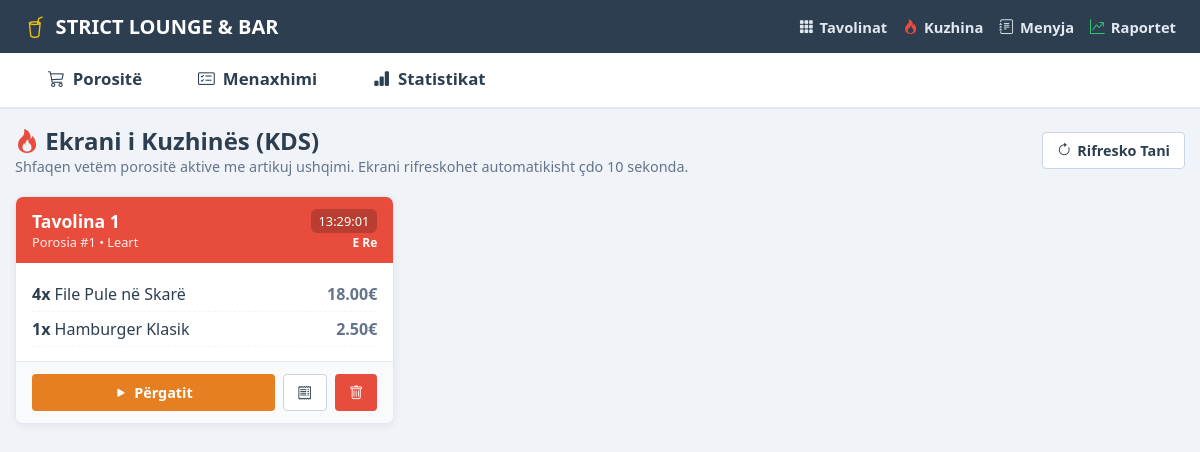
The page /kitchen on the database as committed earlier.
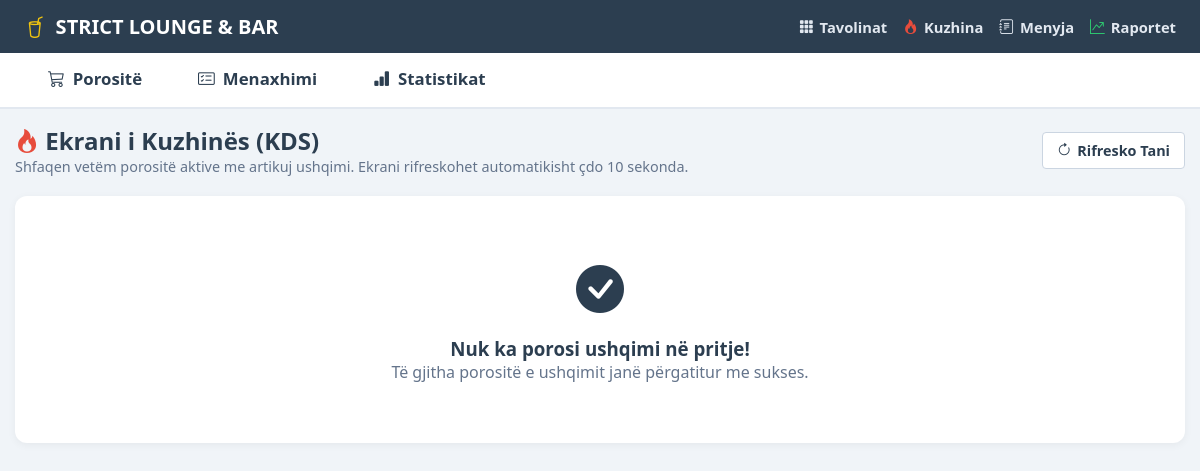
The same page on the database as committed later.
### tables this page shows
CREATE TABLE orders (
            id INTEGER PRIMARY KEY AUTOINCREMENT,
            table_number INTEGER NOT NULL,
            waiter_name TEXT NOT NULL,
            status TEXT NOT NULL DEFAULT 'E Re', -- 'E Re', 'Në Përgatitje', 'Gati', 'E Përfunduar'
            created_at TIMESTAMP DEFAULT CURRENT_TIMESTAMP,
            updated_at TIMESTAMP DEFAULT CURRENT_TIMESTAMP,
            payment_method TEXT DEFAULT 'Kesh', -- 'Kesh', 'Kartelë'
            total_amount REAL DEFAULT 0.0,
            notes TEXT DEFAULT ''
        );

CREATE TABLE order_items (
            id INTEGER PRIMARY KEY AUTOINCREMENT,
            order_id INTEGER NOT NULL,
            item_id INTEGER,
            item_name TEXT NOT NULL,
            unit_price REAL NOT NULL,
            quantity INTEGER NOT NULL DEFAULT 1,
            subtotal REAL NOT NULL,
            notes TEXT DEFAULT '',
            FOREIGN KEY (order_id) REFERENCES orders(id) ON DELETE CASCADE,
            FOREIGN KEY (item_id) REFERENCES menu_items(id) ON DELETE SET NULL
        );

### web/app.py (the view)
@app.get("/kitchen", response_class=HTMLResponse)
async def kitchen_page(request: Request):
    kitchen_orders = models.get_kitchen_orders(limit=100)
    pending_count = len([o for o in kitchen_orders if o["status"] == "E Re"])
    return templates.TemplateResponse(
        request=request,
        name="kitchen.html",
        context={
            "active_page": "kitchen",
            "restaurant_name": RESTAURANT_NAME,
            "orders": kitchen_orders,
            "pending_orders_count": pending_count,
            "is_authenticated": is_request_authenticated(request)
        }
    )

### web/templates/kitchen.html (shortened to what this page needs)
{% extends "base.html" %}
{% block content %}
<div style="margin-bottom: 20px; display: flex; justify-content: space-between; align-items: center;">
    <div>
        <h2 style="font-weight: 800; color: var(--accent-color);">
            <i class="bi bi-fire" style="color: #e74c3c;"></i> Ekrani i Kuzhinës (KDS)
        </h2>
    <p style="color: var(--text-muted); font-size: 0.9rem;">
        Shfaqen vetëm porositë aktive me artikuj ushqimi. Ekrani rifreskohet automatikisht çdo 10 sekonda.
    </p>
</div>
<div>
    <button class="btn btn-outline" onclick="window.location.reload()">
        <i class="bi bi-arrow-clockwise"></i> Rifresko Tani
    </button>
</div>
</div>
{% if not orders %}
<div style="background: white; padding: 60px; text-align: center; border-radius: 12px; box-shadow: 0 2px 8px rgba(0,0,0,0.05);">
    <i class="bi bi-check-circle-fill" style="font-size: 3rem; color: var(--color-success);"></i>
    <h3 style="margin-top: 15px; color: var(--accent-color);">Nuk ka porosi ushqimi në pritje!</h3>
    <p style="color: var(--text-muted);">Të gjitha porositë e ushqimit janë përgatitur me sukses.</p>
</div>
{% else %}
<div class="kitchen-grid">
{% for o in orders %}
<div class="kitchen-card">
    <div class="kitchen-card-header {% if o.status == 'E Re' %}status-re{% elif o.status == 'Në Përgatitje' %}status-pergatitje{% else %}status-gati{% endif %}">
        <div>
            <strong style="font-size: 1.1rem;">Tavolina {{ o.table_number }}</strong>
            <div style="font-size: 0.8rem; opacity: 0.9;">Porosia #{{ o.id }} &bull; {{ o.waiter_name }}</div>
        </div>
        <div style="text-align: right;">
            <span style="font-size: 0.8rem; background: rgba(0,0,0,0.2); padding: 3px 8px; border-radius: 6px;">
                {{ o.created_at.split(' ')[1] if ' ' in o.created_at else o.created_at }}
            </span>
            <div style="font-size: 0.75rem; margin-top: 3px; font-weight: bold;">{{ o.status }}</div>
        </div>
    </div>
    <ul class="kitchen-items-list">
        {% for item in o['items'] %}
        <li class="kitchen-item-row">
            <span>
                <strong>{{ item.quantity }}x</strong> {{ item.item_name }}
            </span>
            <span style="font-weight: 600; color: var(--text-muted);">{{ "%.2f"|format(item.subtotal) }}€</span>
        </li>
        {% endfor %}
    </ul>
    <div class="kitchen-card-footer">
        {% if o.status == 'E Re' %}
        <button class="btn btn-warning" style="flex: 1;" onclick="updateKitchenStatus({{ o.id }}, 'Në Përgatitje')">
            <i class="bi bi-play-fill"></i> Përgatit
        </button>
        {% elif o.status == 'Në Përgatitje' %}
        <button class="btn btn-success" style="flex: 1;" onclick="updateKitchenStatus({{ o.id }}, 'Gati')">
            <i class="bi bi-check-all"></i> Gati
        </button>
        {% elif o.status == 'Gati' %}
        <button class="btn btn-primary" style="flex: 1;" onclick="openPaymentModal({{ o.id }}, {{ o.total_amount }})">
            <i class="bi bi-cash-coin"></i> Arkëto
        </button>
        {% endif %}
        <a href="/invoice/{{ o.id }}" target="_blank" class="btn btn-outline" title="Shiko Faturën">
            <i class="bi bi-receipt"></i>
        </a>
        <button class="btn btn-danger" onclick="deleteOrder({{ o.id }})" title="Fshij / Anulo Porosinë">
            <i class="bi bi-trash"></i>
        </button>
    </div>
</div>
{% endfor %}
</div>
{% endif %}
{% endblock %}

### web/templates/base.html (shortened to what this page needs)
<!DOCTYPE html>
<html lang="sq">
<head>
    <link rel="stylesheet" href="https://cdn.jsdelivr.net/npm/bootstrap-icons@1.11.3/font/bootstrap-icons.min.css">
    <link rel="stylesheet" href="/static/css/style.css">
</head>
<body>
    <header class="header-bar">
        <div class="header-title">
            <i class="bi bi-cup-straw" style="color: #f1c40f; font-size: 1.35rem;"></i>
            <span>STRICT LOUNGE & BAR</span>
        </div>
        <div style="display: flex; gap: 16px; align-items: center;">
            <a href="/tables" class="header-link">
                <i class="bi bi-grid-3x3-gap-fill"></i> Tavolinat
            </a>
            <a href="/kitchen" class="header-link">
                <i class="bi bi-fire" style="color: #e74c3c;"></i> Kuzhina
            </a>
            <a href="/admin/menu" class="header-link">
                <i class="bi bi-journal-text"></i> Menyja
            </a>
            <a href="/reports" class="header-link">
                <i class="bi bi-graph-up-arrow" style="color: #2ecc71;"></i> Raportet
            </a>
        </div>
    </header>
    <nav class="main-tabs" id="mainTabsNav">
        <a href="/pos?tab=porosite" class="main-tab-btn " id="tabBtnPorosite" onclick="handleTabClick(event, 'porosite')">
            <i class="bi bi-cart3"></i> Porositë
        </a>
        <a href="/pos?tab=menaxhimi" class="main-tab-btn {% if active_page == 'pos' and request.query_params.get('tab') == 'menaxhimi' %}active{% endif %}" id="tabBtnMenaxhimi" onclick="handleTabClick(event, 'menaxhimi')">
            <i class="bi bi-card-checklist"></i> Menaxhimi
        </a>
        <a href="/pos?tab=statistikat" class="main-tab-btn {% if active_page == 'pos' and request.query_params.get('tab') == 'statistikat' %}active{% endif %}" id="tabBtnStatistikat" onclick="handleTabClick(event, 'statistikat')">
            <i class="bi bi-bar-chart-fill"></i> Statistikat
        </a>
    </nav>
    <main class="app-container">
        {% block content %}{% endblock %}
    </main>
</body>
</html>

### web/static/css/style.css (style rules this page uses)
:root { --ngjyra-kryesore: #2980b9; --ngjyra-sfoni: #f0f4f8; --ngjyra-akcent: #2c3e50; --ngjyra-pije: #3498db; --ngjyra-kafe: #8d6e63; --ngjyra-ushqim: #e74c3c; --ngjyra-embelsire: #e67e22; --ngjyra-cmimi: #f39c12; --ngjyra-totali: #27ae60; --ngjyra-ruaj: #2ecc71; --border-color: #cbd5e1; --text-muted: #64748b; }
* { box-sizing: border-box; margin: 0; padding: 0; font-family: "Segoe UI", Tahoma, Geneva, Verdana, sans-serif; }
body { background-color: var(--ngjyra-sfoni); color: var(--ngjyra-akcent); min-height: 100vh; display: flex; flex-direction: column; }
.header-bar { background-color: var(--ngjyra-akcent); color: white; padding: 12px 24px; display: flex; justify-content: space-between; align-items: center; box-shadow: 0 2px 8px rgba(0,0,0,0.15); }
.header-title { font-size: 1.25rem; font-weight: 700; display: flex; align-items: center; gap: 10px; color: white; }
.header-link { color: #e2e8f0; text-decoration: none; font-size: 0.92rem; font-weight: 600; display: inline-flex; align-items: center; gap: 6px; transition: color 0.15s ease; }
.main-tabs { background-color: white; display: flex; border-bottom: 2px solid #e2e8f0; padding: 0 20px; }
.main-tab-btn { padding: 14px 28px; background: transparent; border: none; border-bottom: 3px solid transparent; font-size: 1.05rem; font-weight: 700; color: var(--ngjyra-akcent); cursor: pointer; transition: all 0.2s; display: flex; align-items: center; gap: 8px; text-decoration: none; }
.app-container { flex: 1; padding: 15px; max-width: 1600px; margin: 0 auto; width: 100%; }
.btn { padding: 8px 14px; border-radius: 4px; font-weight: 600; font-size: 0.9rem; cursor: pointer; border: none; text-decoration: none; display: inline-flex; align-items: center; gap: 6px; justify-content: center; }
.btn-outline { background: white; border: 1px solid #cbd5e1; color: var(--ngjyra-akcent); }

Rows that differ between the two databases and show on the page:
removed orders: table_number "1", id "1", waiter_name "Leart", created_at "13:29:01", status "E Re"
removed order_items: quantity "4", item_name "File Pule në Skarë", subtotal "18.00"
removed order_items: quantity "1", item_name "Hamburger Klasik", subtotal "2.50"
Other text that changed with them:
text now shown: "Nuk ka porosi ushqimi në pritje! Të gjitha porositë e ushqimit janë përgatitur me sukses."
